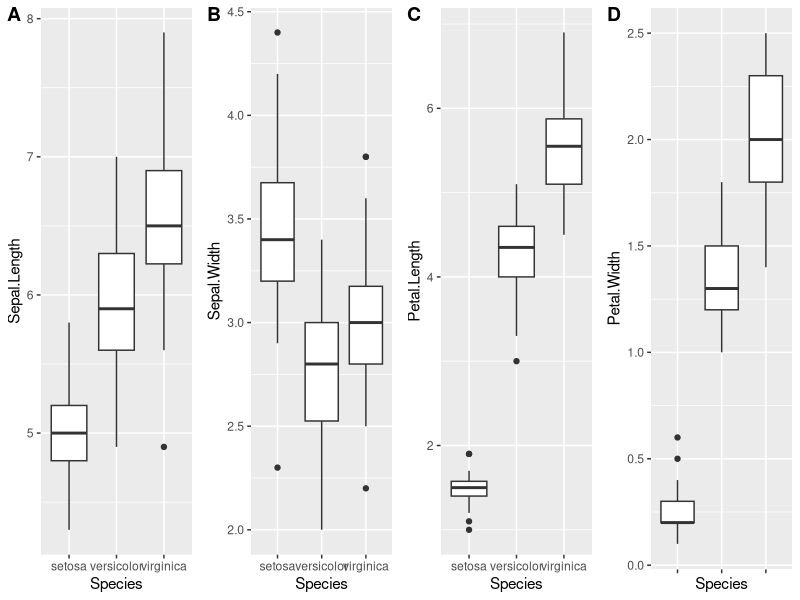
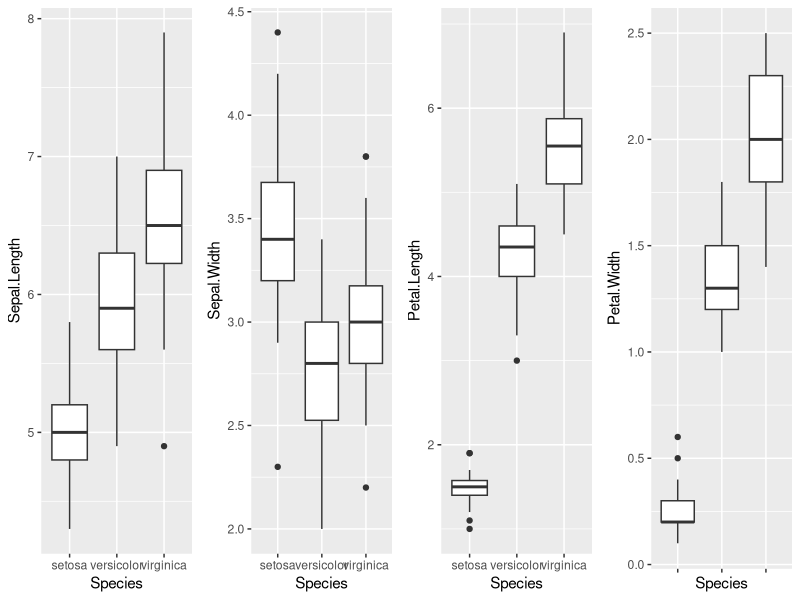

Source code (R) for these figures, in order:
## ---- chunk 1
library(ggplot2)
library(GGally)
library(ggpubr)
library(gridExtra)

# str(iris)

plt <- ggplot(iris, aes(x=Species, y=Sepal.Length))+
  geom_boxplot()

plt2 <- ggplot(iris, aes(x=Species, y=Sepal.Width))+
  geom_boxplot()

plt3 <- ggplot(iris, aes(x=Species, y=Petal.Length))+
  geom_boxplot()

plt4 <- ggplot(iris, aes(x=Species, y=Petal.Width))+
  geom_boxplot()

# http://www.sthda.com/english/articles/24-ggpubr-publication-ready-plots/81-ggplot2-easy-way-to-mix-multiple-graphs-on-the-same-page/
ggarrange(plt, plt2, plt3, plt4 + rremove("x.text"), # + rremove("x.text"
          labels = c("A", "B", "C", "D"),
          ncol = 4, nrow = 1)

#or

grid.arrange(plt, plt2, plt3, plt4 + rremove("x.text"), 
             ncol = 4, nrow = 1)





## ---- chunk 2
man.model <- manova(cbind(Sepal.Length, Petal.Length)~ Species, data=iris)
print(man.model)
summary(man.model)
summary.aov(man.model)
## ---- chunk 3
man.all.model <- manova(cbind(Sepal.Length, Petal.Length, Sepal.Width, Petal.Width)~Species, data=iris)
# print(man.all.model)
# summary(man.all.model)
summary.aov(man.all.model)[1]
summary.aov(man.all.model)[2]
summary.aov(man.all.model)[3]
summary.aov(man.all.model)[4]

# What is significant to see is F Value...notice Petal.Length @ 1180 and Petal.Width @ 960
